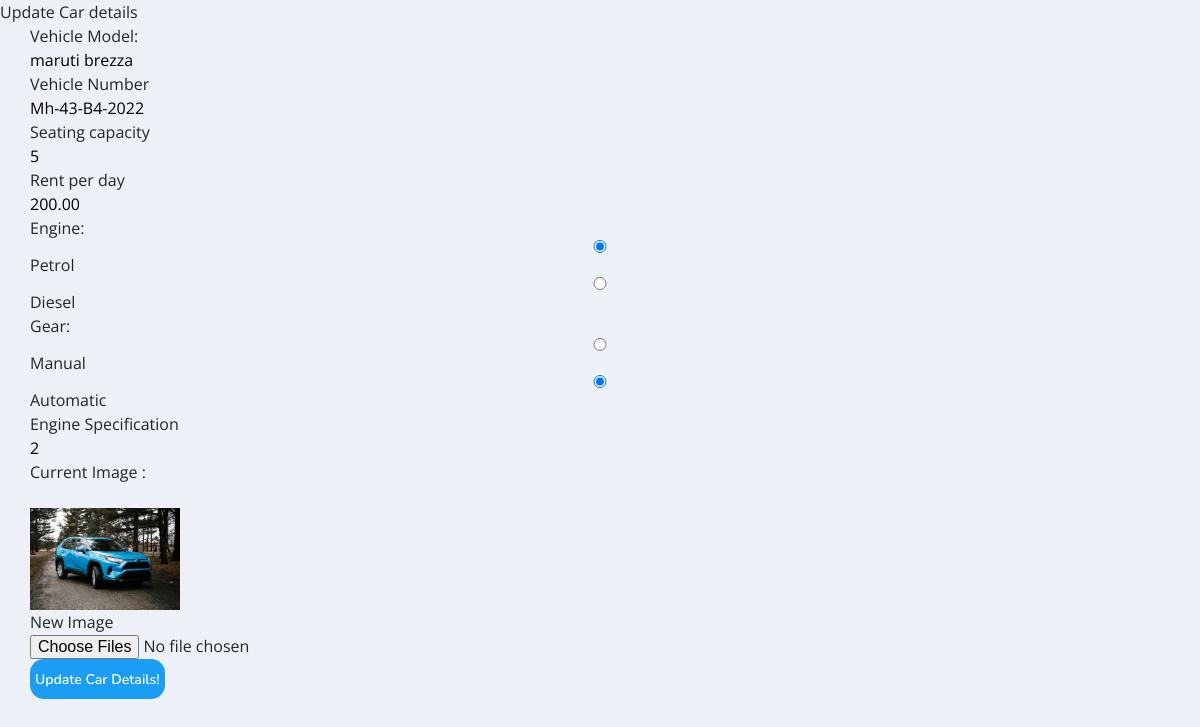
/admin/editcar.php?id=8, run on the app's committed database.
### tables this page shows
CREATE TABLE `vehicle` (
  `VehicleID` int(11) NOT NULL,
  `VehicleModel` varchar(255) NOT NULL,
  `VehicleNumber` varchar(15) NOT NULL,
  `SeatingCapacity` int(11) NOT NULL,
  `RentPerDay` decimal(10,2) NOT NULL,
  `engine` varchar(255) NOT NULL,
  `e_spec` varchar(255) NOT NULL,
  `gear` varchar(255) NOT NULL,
  `PhotoURL` varchar(255) DEFAULT NULL,
  `status` varchar(255) NOT NULL,
  `agency_id` varchar(255) NOT NULL,
  `customer_id` varchar(255) NOT NULL
);

### admin/editcar.php (the view, shortened to what this page needs)
<?php include ('../config.php');
$admin_id=$_GET['aid'];?>
<?php
if(isset($_GET['id']))
{
  $id=$_GET['id'];
  $sql2="SELECT * FROM vehicle WHERE VehicleID=$id";
  $res2=mysqli_query($conn,$sql2);
  $row2=mysqli_fetch_assoc($res2);
  $VehicleModel=$row2['VehicleModel'];
  $VehicleNumber=$row2['VehicleNumber'];
  $SeatingCapacity=$row2['SeatingCapacity'];
  $RentPerDay=$row2['RentPerDay'];
  $engine=$row2['engine'];
  $e_spec=$row2['e_spec'];
  $gear=$row2['gear'];
  $PhotoURL=$row2['PhotoURL'];
}
?>
<!DOCTYPE html>
<html lang="en">
<head>
  <link rel="stylesheet" href="../assets/css/style.css">
</head>
<header class=" fw-light bg-light text-center fs-2 p-2"> Update Car details </header>
<div class="container">
<form action="" method="POST" enctype="multipart/form-data">
  <div class="mb-3 mt-3">
    <label for="title" class="form-label"  >Vehicle Model:</label>
    <input type="text" class="form-control" id="Model" name="Model" value="<?php echo $VehicleModel;?>" required>
  </div>
  <div class="mb-3">
    <label for="description" class="form-label">Vehicle Number</label>
    <input class="form-control" id="VNumber" name="VNumber"  value="<?php echo $VehicleNumber;?>"></input>
 </div>
 <div class=" mb-3">
    <label for="seat" class="form-label" >Seating capacity</label>
    <input type="number" class="form-control" id="seat" value="<?php echo $SeatingCapacity;?>" name="seat" required>
  </div>
  <div class=" mb-3">
    <label for="Price" class="form-label" >Rent per day</label>
    <input type="number" class="form-control" id="price" value="<?php echo $RentPerDay;?>" name="price" required>
  </div>
  <div class="mb-3 ">Engine: <br>
      <input <?php if($engine=="Petrol"){echo "checked";}?> type="radio" class=" m-1 p-1 form-check-input" id="featuredCheck1" name="engine" value="Petrol" required>
    <label for="featuredcheck1" class="form-check-label">Petrol</label>
    <input <?php if($engine=="Diesel"){echo "checked";}?> type="radio" class=" m-1 p-1 form-check-input" id="featuredCheck2" name="engine" value="Diesel" required>
    <label for="featuredcheck2" class="form-check-label">Diesel</label>
  </div>
  <div class="mb-3 ">Gear: <br>
      <input <?php if($gear=="Manual"){echo "checked";}?> type="radio" class=" m-1 p-1 form-check-input" id="activeCheck1" name="gear" value="Manual" required>
    <label for="activecheck1" class="form-check-label">Manual</label>
    <input <?php if($gear=="Automatic"){echo "checked";}?> type="radio" class=" m-1 p-1 form-check-input" id="activeCheck2"name="gear" value="Automatic" required>
    <label for="activecheck2" class="form-check-label">Automatic</label>
   </div>
   <div class=" mb-3">
    <label for="Price" class="form-label" >Engine Specification</label>
    <input type="text" class="form-control" id="e_spec" value="<?php echo $e_spec;?>" name="e_spec" required>
  </div>
  <div class="mb-3">
    <label for="formFileMultiple" class="form-label"  > Current Image : </label><br>
    <?php
    if($PhotoURL=="")
    {
      echo"<div class='text-muted'>No Image</div>";
    }
    else{
      ?>
      <img src="http://localhost/carsAtoZ/assets/images/cars/<?php echo $PhotoURL ;?>" width="150px">  </div><?php
    }
    ?>
  <div class="mb-3">
    <label for="formFileMultiple" class="form-label"  > New Image</label>
    <input type="file" class="form-control" id="formFileMultiple" name="image" multiple  >
  </div>
  <button type="submit" name="submit" class="btn btn-outline-danger">Update Car Details!</button>
</form>
  </html>

### assets/css/style.css (style rules this page uses)
:root { --pale-purple-pantone: hsl(262, 63%, 92%); --medium-sea-green: hsl(152, 63%, 43%); --lavender-blush: hsl(336, 35%, 92%); --carolina-blue: hsl(204, 91%, 53%); --columbia-blue: hsl(204, 92%, 90%); --alice-blue-1: hsl(216, 38%, 95%); --alice-blue-2: hsl(216, 75%, 97%); --alice-blue-3: hsl(216, 38%, 95%); --alice-blue-4: hsl(217, 33%, 92%); --independence: hsl(219, 21%, 39%); --deep-cerise: hsl(329, 63%, 52%); --eerie-black: hsl(210, 11%, 15%); --space-cadet: hsl(240, 22%, 25%); --blue-jeans: hsl(204, 80%, 63%); --slate-blue: hsl(262, 60%, 57%); --beau-blue: hsl(208, 86%, 92%); --honey-dew: hsl(152, 48%, 89%); --mimi-pink: hsl(329, 63%, 90%); --red-salsa: hsl(0, 79%, 63%); --sapphire: hsl(211, 100%, 35%); --manatee: hsl(219, 14%, 60%); --white: hsl(0, 0%, 100%); --gradient: linear-gradient(to top, var(--alice-blue-2), var(--alice-blue-3)); --ff-nunito: 'Nunito', sans-serif; --ff-open-sans: 'Open Sans', sans-serif; --fs-1: 2.125rem; --fs-2: 1.875rem; --fs-3: 1.5rem; --fs-4: 1.375rem; --fs-5: 1.125rem; --fs-6: 0.875rem; --fs-7: 0.625rem; --fw-400: 400; --fw-600: 600; --transition: 0.5s ease; --section-padding: 50px; --radius-10: 10px; --radius-14: 14px; --radius-18: 18px; --shadow-1: 3px 3px 9px hsla(240, 14%, 69%, 0.2); --shadow-2: 3px 3px 9px hsla(204, 92%, 59%, 0.3); }
*, *::before, *::after { margin: 0; padding: 0; box-sizing: border-box; }
a, img, span, label, input, button, ion-icon { display: block; }
button, input { background: none; border: none; font: inherit; }
button { cursor: pointer; }
input { width: 100%; }
html { font-family: var(--ff-open-sans); color: var(--eerie-black); font-size: 1rem; line-height: 1.5; scroll-behavior: smooth; }
.container { padding-inline: 15px; }
button, a { transition: var(--transition); }
.btn { position: relative; background: var(--background, var(--carolina-blue)); color: var(--color, var(--white)); min-width: var(--width, 40px); min-height: var(--height, 40px); padding: 5px; display: grid; place-items: center; border-radius: var(--radius-14); font-family: var(--ff-nunito); font-size: var(--fs-6); font-weight: var(--fw-600); overflow: hidden; }
.btn::before { content: ""; position: absolute; inset: 0; background: linear-gradient(to right, hsla(0, 0%, 100%, 0.4), transparent); opacity: 0; pointer-events: none; transition: var(--transition); }
@media (min-width: 580px) { .container { max-width: 540px; margin-inline: auto; } }
@media (min-width: 768px) { :root { --fs-1: 2.625rem; } }
@media (min-width: 768px) { .container { max-width: 720px; } }
@media (min-width: 992px) { .container { max-width: 960px; } }
@media (min-width: 1200px) { :root { --fs-1: 2.875rem; --fs-2: 2rem; } }
@media (min-width: 1200px) { .container { max-width: 1170px; } }

### data on the page
vehicle: Model "maruti brezza", VNumber "Mh-43-B4-2022", seat "5", price "200.00", engine "☑", gear "☑", e_spec "2", PhotoURL (picture)
